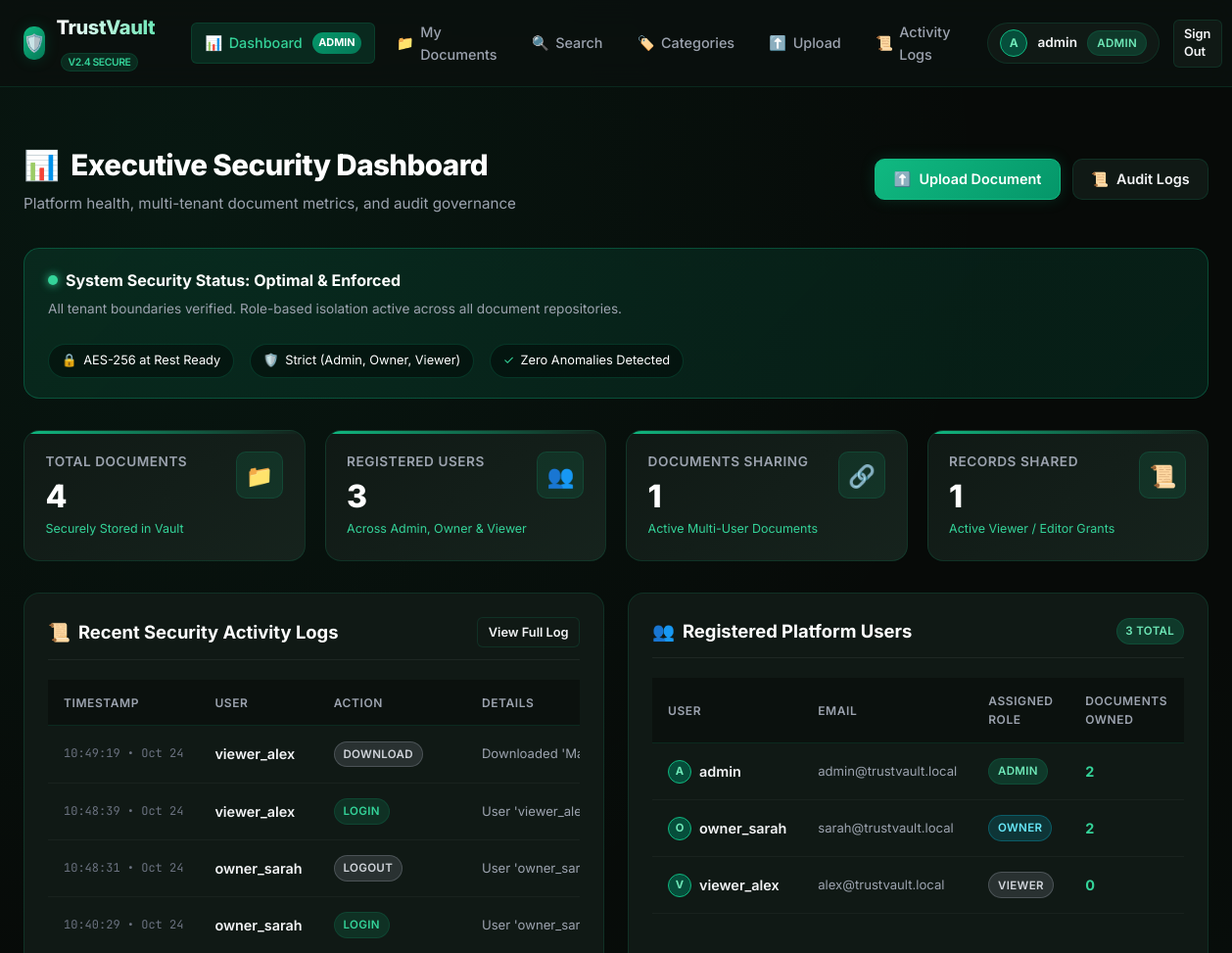
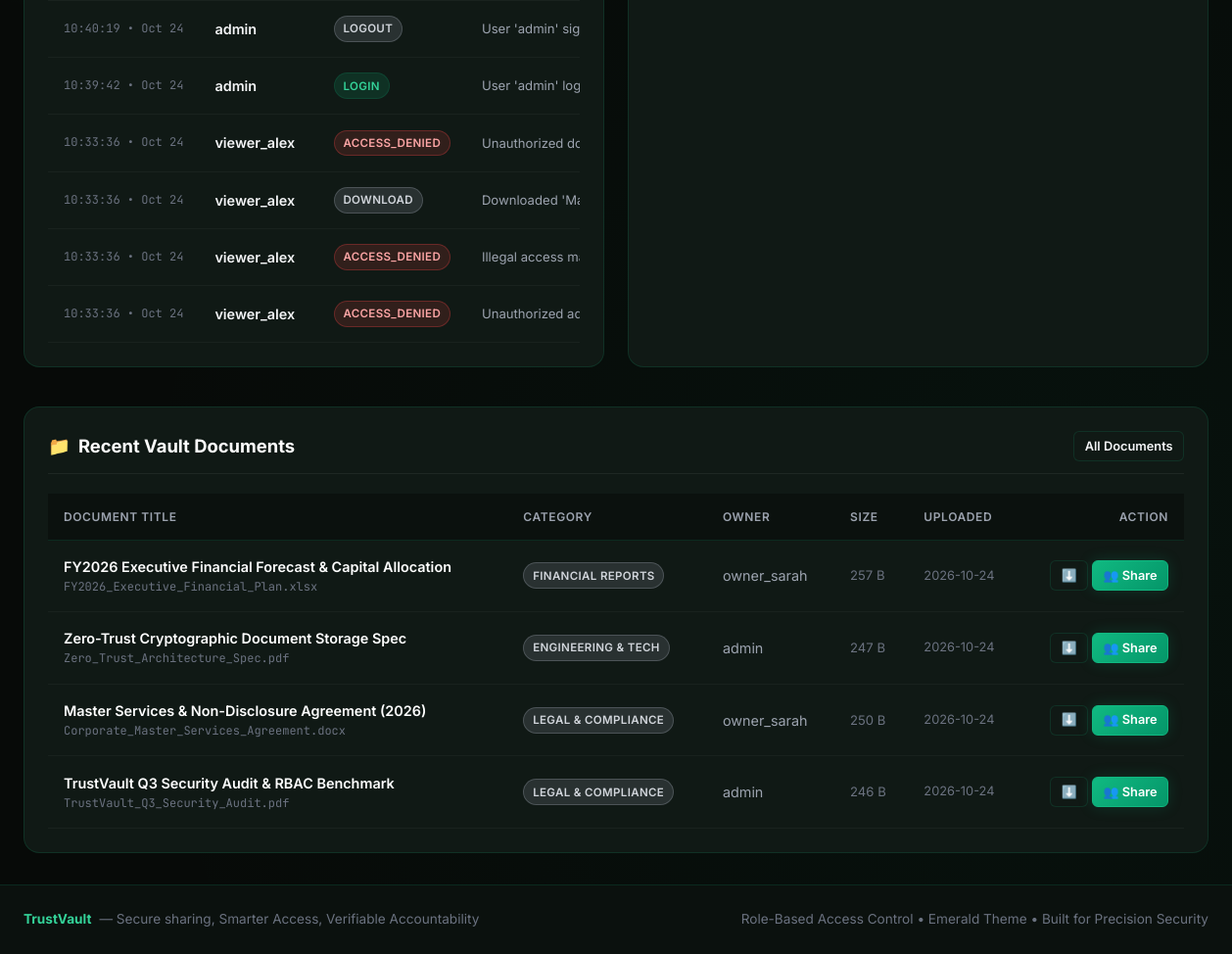
The app's page /dashboard (signed in) with its own data (2 pictures, top to bottom).
### app.py (models this page shows, shortened)
class User(db.Model):
    __tablename__ = 'users'
    id = db.Column(db.Integer, primary_key=True)
    username = db.Column(db.String(80), unique=True, nullable=False)
    email = db.Column(db.String(120), unique=True, nullable=False)
    password_hash = db.Column(db.String(255), nullable=False)
    role = db.Column(db.String(20), nullable=False, default='owner')  # 'admin', 'owner', 'viewer'
    avatar = db.Column(db.String(255), default='default-avatar.png')
    created_at = db.Column(db.DateTime, default=datetime.utcnow)
    documents = db.relationship('Document', backref='owner', cascade='all, delete-orphan', lazy=True)
    granted_permissions = db.relationship('DocumentPermission', foreign_keys='DocumentPermission.user_id', backref='grantee', cascade='all, delete-orphan', lazy=True)
    logs = db.relationship('ActivityLog', backref='user', lazy=True)
    @property
    def is_admin(self):
        return self.role == 'admin'

class ActivityLog(db.Model):
    __tablename__ = 'activity_logs'
    id = db.Column(db.Integer, primary_key=True)
    user_id = db.Column(db.Integer, db.ForeignKey('users.id'), nullable=True)
    action = db.Column(db.String(50), nullable=False)
    details = db.Column(db.String(255), nullable=False)
    ip_address = db.Column(db.String(50))
    timestamp = db.Column(db.DateTime, default=datetime.utcnow)

class Document(db.Model):
    __tablename__ = 'documents'
    id = db.Column(db.Integer, primary_key=True)
    title = db.Column(db.String(150), nullable=False)
    description = db.Column(db.Text)
    filename = db.Column(db.String(255), nullable=False)
    original_filename = db.Column(db.String(255), nullable=False)
    file_size = db.Column(db.Integer, default=0)
    category_id = db.Column(db.Integer, db.ForeignKey('categories.id'), nullable=False)
    owner_id = db.Column(db.Integer, db.ForeignKey('users.id'), nullable=False)
    created_at = db.Column(db.DateTime, default=datetime.utcnow)
    updated_at = db.Column(db.DateTime, default=datetime.utcnow, onupdate=datetime.utcnow)
    permissions = db.relationship('DocumentPermission', backref='document', cascade='all, delete-orphan', lazy=True)
    def formatted_size(self):
        size = self.file_size
        if size < 1024:
            return f"{size} B"
        elif size < 1024 * 1024:
            return f"{size / 1024:.1f} KB"
        else:
            return f"{size / (1024 * 1024):.2f} MB"

class Category(db.Model):
    __tablename__ = 'categories'
    id = db.Column(db.Integer, primary_key=True)
    name = db.Column(db.String(80), unique=True, nullable=False)
    description = db.Column(db.String(255))
    icon = db.Column(db.String(50), default='folder')
    documents = db.relationship('Document', backref='category', lazy=True)

### app.py (the view)
@app.route('/dashboard')
@login_required
def dashboard():
    user = get_current_user()
    if not user.is_admin:
        flash("Access Restricted: Full metrics dashboard and activity logs are reserved for Administrators. You have been redirected to My Documents.", "warning")
        return redirect(url_for('my_documents'))
    total_docs = Document.query.count()
    total_users = User.query.count()
    total_shared_records = DocumentPermission.query.count()
    unique_shared_docs = db.session.query(DocumentPermission.document_id).distinct().count()
    recent_logs = ActivityLog.query.order_by(ActivityLog.timestamp.desc()).limit(10).all()
    recent_docs = Document.query.order_by(Document.created_at.desc()).limit(6).all()
    categories = Category.query.all()
    all_users = User.query.order_by(User.created_at.desc()).all()
    security_metrics = {
        'status': 'Optimal & Enforced',
        'encryption': 'AES-256 at Rest Ready',
        'rbac_mode': 'Strict (Admin, Owner, Viewer)',
        'audit_tamper': 'Zero Anomalies Detected',
        'active_sessions': 1
    }
    return render_template(
        'dashboard.html',
        total_docs=total_docs,
        total_users=total_users,
        total_shared_records=total_shared_records,
        unique_shared_docs=unique_shared_docs,
        recent_logs=recent_logs,
        recent_docs=recent_docs,
        categories=categories,
        users=all_users,
        security_metrics=security_metrics
    )

### app.py (called while the page is built)
def get_current_user():
    if 'user_id' in session:
        return User.query.get(session['user_id'])
    return None

@app.context_processor
def inject_user_and_counts():
    user = get_current_user()
    unread_logs = 0
    if user and user.is_admin:
        unread_logs = ActivityLog.query.count()
    return dict(current_user=user, total_activity_count=unread_logs)

def login_required(f):
    @wraps(f)
    def decorated_function(*args, **kwargs):
        if 'user_id' not in session:
            flash("Please sign in to access TrustVault.", "warning")
            return redirect(url_for('login', next=request.url))
        return f(*args, **kwargs)
    return decorated_function

### templates/dashboard.html (shortened to what this page needs)
{% extends 'base.html' %}
{% block content %}
<main class="container">
  <div class="page-header">
    <div>
      <h1 class="page-title">
        <span>📊</span> Executive Security Dashboard
      </h1>
      <p class="page-subtitle">Platform health, multi-tenant document metrics, and audit governance</p>
    </div>
    <div style="display: flex; gap: 0.75rem;">
      <a href="{{ url_for('upload') }}" class="btn btn-primary">
        <span>⬆️</span> Upload Document
      </a>
      <a href="{{ url_for('activity_logs') }}" class="btn btn-secondary">
        <span>📜</span> Audit Logs
      </a>
    </div>
  </div>
  <div class="security-banner">
    <div>
      <div style="display: flex; align-items: center; gap: 0.5rem; margin-bottom: 0.35rem;">
        <span style="display: inline-block; width: 10px; height: 10px; border-radius: 50%; background: var(--emerald-400); box-shadow: 0 0 10px var(--emerald-400);"></span>
        <span style="font-weight: 700; color: #ffffff; font-size: 1rem;">System Security Status: {{ security_metrics.status }}</span>
      </div>
      <p style="font-size: 0.85rem; color: var(--text-secondary); margin: 0;">
        All tenant boundaries verified. Role-based isolation active across all document repositories.
      </p>
    </div>
    <div class="security-badge-group">
      <div class="sec-pill">
        <span style="color: var(--emerald-400);">🔒</span>
        <span>{{ security_metrics.encryption }}</span>
      </div>
      <div class="sec-pill">
        <span style="color: var(--emerald-400);">🛡️</span>
        <span>{{ security_metrics.rbac_mode }}</span>
      </div>
      <div class="sec-pill">
        <span style="color: var(--emerald-400);">✓</span>
        <span>{{ security_metrics.audit_tamper }}</span>
      </div>
    </div>
  </div>
  <div class="stats-grid">
    <div class="stat-card">
      <div class="stat-info">
        <h3>Total Documents</h3>
        <div class="stat-value">{{ total_docs }}</div>
        <div class="stat-desc">Securely Stored in Vault</div>
      </div>
      <div class="stat-icon">📁</div>
    </div>
    <div class="stat-card">
      <div class="stat-info">
        <h3>Registered Users</h3>
        <div class="stat-value">{{ total_users }}</div>
        <div class="stat-desc">Across Admin, Owner & Viewer</div>
      </div>
      <div class="stat-icon">👥</div>
    </div>
    <div class="stat-card">
      <div class="stat-info">
        <h3>Documents Sharing</h3>
        <div class="stat-value">{{ unique_shared_docs }}</div>
        <div class="stat-desc">Active Multi-User Documents</div>
      </div>
      <div class="stat-icon">🔗</div>
    </div>
    <div class="stat-card">
      <div class="stat-info">
        <h3>Records Shared</h3>
        <div class="stat-value">{{ total_shared_records }}</div>
        <div class="stat-desc">Active Viewer / Editor Grants</div>
      </div>
      <div class="stat-icon">📜</div>
    </div>
  </div>
  <div style="display: grid; grid-template-columns: repeat(auto-fit, minmax(450px, 1fr)); gap: 1.5rem; margin-bottom: 2.5rem;">
    <div class="card">
      <div class="card-header">
        <h2 class="card-title">
          <span>📜</span> Recent Security Activity Logs
        </h2>
        <a href="{{ url_for('activity_logs') }}" class="btn btn-secondary btn-sm">View Full Log</a>
      </div>
      <div class="table-responsive">
        <table class="table">
          <thead>
            <tr>
              <th>Timestamp</th>
              <th>User</th>
              <th>Action</th>
              <th>Details</th>
            </tr>
          </thead>
          <tbody>
            {% for log in recent_logs %}
            <tr>
              <td style="font-family: var(--font-mono); font-size: 0.75rem; color: var(--text-muted); white-space: nowrap;">
                {{ log.timestamp.strftime('%H:%M:%S • %b %d') }}
              </td>
              <td style="font-weight: 600;">
                {{ log.user.username if log.user else 'System / Unknown' }}
              </td>
              <td>
                <span class="badge {% if log.action in ['LOGIN', 'REGISTER', 'UPLOAD', 'SHARE_GRANTED'] %}badge-success{% elif log.action in ['DELETE', 'SHARE_REVOKED', 'ACCESS_DENIED'] %}badge-danger{% else %}badge-viewer{% endif %}">
                  {{ log.action }}
                </span>
              </td>
              <td style="font-size: 0.82rem; color: var(--text-secondary); max-width: 200px; overflow: hidden; text-overflow: ellipsis; white-space: nowrap;">
                {{ log.details }}
              </td>
            </tr>
            {% else %}
            <tr>
              <td colspan="4" style="text-align: center; color: var(--text-muted); padding: 2rem;">No logs recorded yet.</td>
            </tr>
            {% endfor %}
          </tbody>
        </table>
      </div>
    </div>
    <div class="card">
      <div class="card-header">
        <h2 class="card-title">
          <span>👥</span> Registered Platform Users
        </h2>
        <span class="badge badge-admin">{{ users|length }} Total</span>
      </div>
      <div class="table-responsive">
        <table class="table">
          <thead>
            <tr>
              <th>User</th>
              <th>Email</th>
              <th>Assigned Role</th>
              <th>Documents Owned</th>
            </tr>
          </thead>
          <tbody>
            {% for u in users %}
            <tr>
              <td>
                <div style="display: flex; align-items: center; gap: 0.5rem;">
                  <div class="user-avatar-small" style="width: 24px; height: 24px; font-size: 0.7rem;">
                    {{ u.username[0]|upper }}
                  </div>
                  <span style="font-weight: 600;">{{ u.username }}</span>
                </div>
              </td>
              <td style="font-size: 0.82rem; color: var(--text-secondary);">{{ u.email }}</td>
              <td>
                <span class="badge badge-{{ u.role }}">{{ u.role }}</span>
              </td>
              <td style="font-weight: 700; color: var(--emerald-400);">
                {{ u.documents|length }}
              </td>
            </tr>
            {% endfor %}
          </tbody>
        </table>
      </div>
    </div>
  </div>
  <div class="card">
    <div class="card-header">
      <h2 class="card-title">
        <span>📁</span> Recent Vault Documents
      </h2>
      <a href="{{ url_for('my_documents') }}" class="btn btn-secondary btn-sm">All Documents</a>
    </div>
    <div class="table-responsive">
      <table class="table">
        <thead>
          <tr>
            <th>Document Title</th>
            <th>Category</th>
            <th>Owner</th>
            <th>Size</th>
            <th>Uploaded</th>
            <th style="text-align: right;">Action</th>
          </tr>
        </thead>
        <tbody>
          {% for doc in recent_docs %}
          <tr>
            <td>
              <div style="font-weight: 600; color: #fff;">{{ doc.title }}</div>
              <div style="font-size: 0.75rem; color: var(--text-muted); font-family: var(--font-mono);">{{ doc.original_filename }}</div>
            </td>
            <td>
              <span class="badge badge-viewer">{{ doc.category.name }}</span>
            </td>
            <td>
              <span style="color: var(--text-secondary);">{{ doc.owner.username }}</span>
            </td>
            <td style="font-size: 0.82rem; color: var(--text-muted);">{{ doc.formatted_size() }}</td>
            <td style="font-size: 0.8rem; color: var(--text-muted);">{{ doc.created_at.strftime('%Y-%m-%d') }}</td>
            <td style="text-align: right;">
              <a href="{{ url_for('download_document', doc_id=doc.id) }}" class="btn btn-secondary btn-sm" title="Download">⬇️</a>
              <a href="{{ url_for('manage_access', doc_id=doc.id) }}" class="btn btn-primary btn-sm" title="Manage Permissions">👥 Share</a>
            </td>
          </tr>
          {% endfor %}
        </tbody>
      </table>
    </div>
  </div>
</main>
{% endblock %}

### templates/base.html (shortened to what this page needs)
<!DOCTYPE html>
<html lang="en">
<head>
  <link rel="stylesheet" href="{{ url_for('static', filename='css/style.css') }}">
</head>
<body>
  <nav class="navbar">
    <div class="nav-container">
      <a href="{{ url_for('index') }}" class="brand">
        <div class="brand-icon">🛡️</div>
        <div>
          <span class="brand-text">TrustVault</span>
          <span class="brand-tag">v2.4 SECURE</span>
        </div>
      </a>
      {% if current_user %}
      <ul class="nav-links">
        {% if current_user.is_admin %}
        <li class="nav-item">
          <a href="{{ url_for('dashboard') }}" class="{% if request.endpoint == 'dashboard' %}active{% endif %}">
            <span>📊</span> Dashboard <span class="nav-badge-admin">ADMIN</span>
          </a>
        </li>
        {% endif %}
        <li class="nav-item">
          <a href="{{ url_for('my_documents') }}" class="{% if request.endpoint == 'my_documents' %}active{% endif %}">
            <span>📁</span> My Documents
          </a>
        </li>
        <li class="nav-item">
          <a href="{{ url_for('search_documents') }}" class="{% if request.endpoint == 'search_documents' %}active{% endif %}">
            <span>🔍</span> Search
          </a>
        </li>
        <li class="nav-item">
          <a href="{{ url_for('categories_view') }}" class="{% if request.endpoint in ['categories_view', 'category_detail'] %}active{% endif %}">
            <span>🏷️</span> Categories
          </a>
        </li>
        <li class="nav-item">
          <a href="{{ url_for('upload') }}" class="{% if request.endpoint == 'upload' %}active{% endif %}">
            <span>⬆️</span> Upload
          </a>
        </li>
        {% if current_user.is_admin %}
        <li class="nav-item">
          <a href="{{ url_for('activity_logs') }}" class="{% if request.endpoint == 'activity_logs' %}active{% endif %}">
            <span>📜</span> Activity Logs
          </a>
        </li>
        {% endif %}
      </ul>
      <div class="nav-actions">
        <a href="{{ url_for('profile') }}" class="user-profile-menu">
          <div class="user-avatar-small">
            {% if current_user.avatar and current_user.avatar != 'default-avatar.png' %}
              <img src="{{ url_for('static', filename='uploads/avatars/' + current_user.avatar) }}" alt="Avatar">
            {% else %}
              {{ current_user.username[0]|upper }}
            {% endif %}
          </div>
          <span style="font-size: 0.85rem; font-weight: 600;">{{ current_user.username }}</span>
          <span class="badge badge-{{ current_user.role }}">{{ current_user.role }}</span>
        </a>
        <a href="{{ url_for('logout') }}" class="btn btn-secondary btn-sm" title="Sign Out">Sign Out</a>
      </div>
      {% else %}
      <div class="nav-actions">
        <a href="{{ url_for('login') }}" class="btn btn-secondary btn-sm">Sign In</a>
        <a href="{{ url_for('register') }}" class="btn btn-primary btn-sm">Create Account</a>
      </div>
      {% endif %}
    </div>
  </nav>
  <div class="container" style="padding-top: 1.5rem; padding-bottom: 0;">
  </div>
  {% block content %}{% endblock %}
  <footer class="footer">
    <div class="footer-content">
      <div style="display: flex; align-items: center; gap: 0.5rem;">
        <span style="color: var(--emerald-400); font-weight: 700;">TrustVault</span>
        <span>— Secure sharing, Smarter Access, Verifiable Accountability</span>
      </div>
      <div>
        <span>Role-Based Access Control • Emerald Theme • Built for Precision Security</span>
      </div>
    </div>
  </footer>
</body>
</html>

### records on screen
User: username "A", username "admin", role "ADMIN", email "admin@trustvault.local", documents|length "2"
ActivityLog: timestamp "10:49:19 • Oct 24", user "viewer_alex", action "DOWNLOAD", details "Downloaded 'Master Ser…"
ActivityLog: timestamp "10:48:39 • Oct 24", user "viewer_alex", action "LOGIN", details "User 'viewer_alex' logge…"
ActivityLog: timestamp "10:48:31 • Oct 24", user "owner_sarah", action "LOGOUT", details "User 'owner_sarah' sign…"
ActivityLog: timestamp "10:40:29 • Oct 24", user "owner_sarah", action "LOGIN", details "User 'owner_sarah' logg…"
ActivityLog: timestamp "10:40:19 • Oct 24", user "admin", action "LOGOUT", details "User 'admin'…"
ActivityLog: timestamp "10:39:42 • Oct 24", user "admin", action "LOGIN", details "User 'admin' logged in s…"
ActivityLog: timestamp "10:33:36 • Oct 24", user "viewer_alex", action "ACCESS_DENIED", details "Unauthorized download…"
ActivityLog: timestamp "10:33:36 • Oct 24", user "viewer_alex", action "DOWNLOAD", details "Downloaded 'Master Ser…"
ActivityLog: timestamp "10:33:36 • Oct 24", user "viewer_alex", action "ACCESS_DENIED", details "Illegal access manageme…"
ActivityLog: timestamp "10:33:36 • Oct 24", user "viewer_alex", action "ACCESS_DENIED", details "Unauthorized admin sect…"
User: username "O", username "owner_sarah", email "sarah@trustvault.local", role "OWNER", documents|length "2"
User: username "V", username "viewer_alex", email "alex@trustvault.local", role "VIEWER", documents|length "0"
Document: title "FY2026 Executive Financial Forecast & Capital Allocation", original_filename "FY2026_Executive_Financial_Plan.xlsx", category.name "FINANCIAL REPORTS", owner.username "owner_sarah", formatted_size "257 B", created_at "2026-10-24"
Document: title "Zero-Trust Cryptographic Document Storage Spec", original_filename "Zero_Trust_Architecture_Spec.pdf", category.name "ENGINEERING & TECH", owner.username "admin", formatted_size "247 B", created_at "2026-10-24"
Document: title "Master Services & Non-Disclosure Agreement (2026)", original_filename "Corporate_Master_Services_Agreement.docx", category.name "LEGAL & COMPLIANCE", owner.username "owner_sarah", formatted_size "250 B", created_at "2026-10-24"
Document: title "TrustVault Q3 Security Audit & RBAC Benchmark", original_filename "TrustVault_Q3_Security_Audit.pdf", category.name "LEGAL & COMPLIANCE", owner.username "admin", formatted_size "246 B", created_at "2026-10-24"

### other values on screen
{{ security_metrics.status }} "Optimal & Enforced"
{{ security_metrics.encryption }} "AES-256 at Rest Ready"
{{ security_metrics.rbac_mode }} "Strict (Admin, Owner, Viewer)"
{{ security_metrics.audit_tamper }} "Zero Anomalies Detected"
{{ total_docs }} "4"
{{ total_users }} "3"
{{ unique_shared_docs }} "1"
{{ total_shared_records }} "1"
{{ users|length }} "3"
